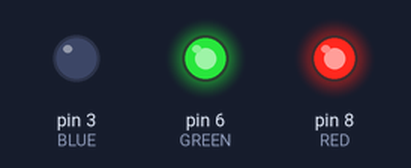
A sketch run on a simulated Arduino Uno, built with avr-gcc and run on an emulated ATmega328P. Shown: output pins drawn as LEDs (lit = HIGH).

Above: at 0.4 s.
At 2.4 s:
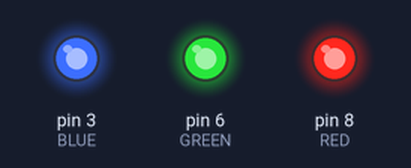
At 5.4 s:
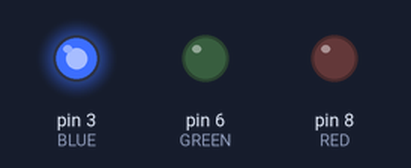
At 7.4 s:
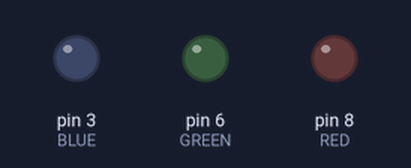
Timing chart, 0 to 9.1 s (numbered marks = the images above):
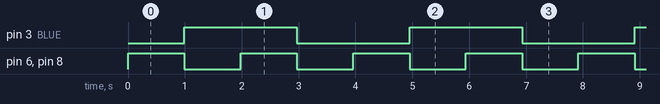

Measured:
- by itself, pin 3 (BLUE): alternates HIGH for 2.0 s and LOW for 2.0 s
- by itself, pin 6 (GREEN), pin 8 (RED): alternates HIGH for 0.99 s and LOW for 0.99 s

The sketch:

18_Mutex.ino
```cpp
#include <Arduino_FreeRTOS.h>
#include "semphr.h"


#define RED    8
#define GREEN  6
#define BLUE   3

//creation of handle - for the interactoin purpose with particular handle of anything (Task/Queue/Timers/Semaphore/Mutex)

SemaphoreHandle_t xMutex;
TickType_t delayTicks =  pdMS_TO_TICKS(1000);


void setup() {
  // put your setup code here, to run once:

  pinMode(RED  ,OUTPUT);
  pinMode(GREEN,OUTPUT);
  pinMode(BLUE ,OUTPUT);
  //Creation of Mutex!
  xMutex = xSemaphoreCreateMutex();

  char *RedPtr = "red";
  char *GreenPtr = "green";
  xTaskCreate(LEDTask, "RED LED", 100, RedPtr , 1, NULL);
  xTaskCreate(LEDTask, "GREEN LED", 100, GreenPtr, 1, NULL);
  xTaskCreate(blueLEDTask, "BLUE LED", 100, NULL, 1, NULL);


}

void LEDTask( void *pvParameters){

  while(1){

    if(pvParameters == "red"){
    digitalWrite(RED, digitalRead(RED)^0x1);
    vTaskDelay(delayTicks);
    xSemaphoreTake(xMutex,0);
    }
    else{
    digitalWrite(GREEN, digitalRead(GREEN)^0x1);
    vTaskDelay(delayTicks);
    xSemaphoreGive(xMutex);
    }

  }

}

void blueLEDTask(void *pvParameters){

  while(1){
    xSemaphoreTake(xMutex,0);
    vTaskDelay(delayTicks);
    digitalWrite(BLUE, digitalRead(BLUE)^0x1);
    vTaskDelay(delayTicks);
    xSemaphoreGive(xMutex);
  }

}


void loop() {
  // put your main code here, to run repeatedly:

}
```
